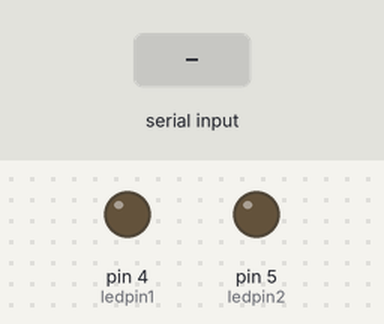
Recording of a sketch running on a simulated Arduino Uno, built with avr-gcc and run on an emulated ATmega328P. Shown: output pins drawn as LEDs (lit = HIGH). Inputs (shaded band) come from the test bench. What the sketch prints to the serial monitor is not drawn.

Above: at 1.2 s.
1.3 s: "0" received over Serial
At 1.6 s:
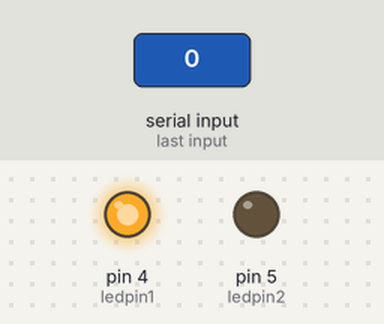
2.8 s: "1" received over Serial
At 4.0 s:
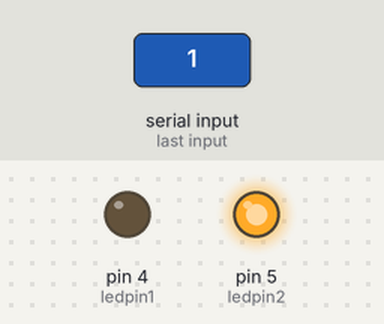
Timing chart, 0 to 5.8 s (numbered marks = the images above; inputs shaded):
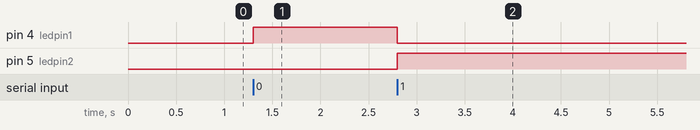

The sketch:

2LED.ino
```cpp
int ledpin1=4;
int ledpin2=5;


void setup() {
  // put your setup code here, to run once:
  Serial.begin(9600);
  Serial.print("Ready");
  pinMode(ledpin1,OUTPUT);
  pinMode(ledpin2,OUTPUT);
}

void loop() {
  // put your main code here, to run repeatedly:
  if(Serial.available()){
    char ch = Serial.read();
    //Serial.print(ch);
    switch(ch){
      case '0':
        digitalWrite(ledpin1,1);
        digitalWrite(ledpin2,0);
        delay(1000);
        break;
      case '1':
        digitalWrite(ledpin1,0);
        digitalWrite(ledpin2,1);
        break;
      }

    }
}
```

Measured:
- after the input at 1.3 s, pin 4 (ledpin1): LOW → HIGH at once
- after the input at 2.8 s, pin 4 (ledpin1): HIGH → LOW at once; pin 5 (ledpin2): LOW → HIGH at once
